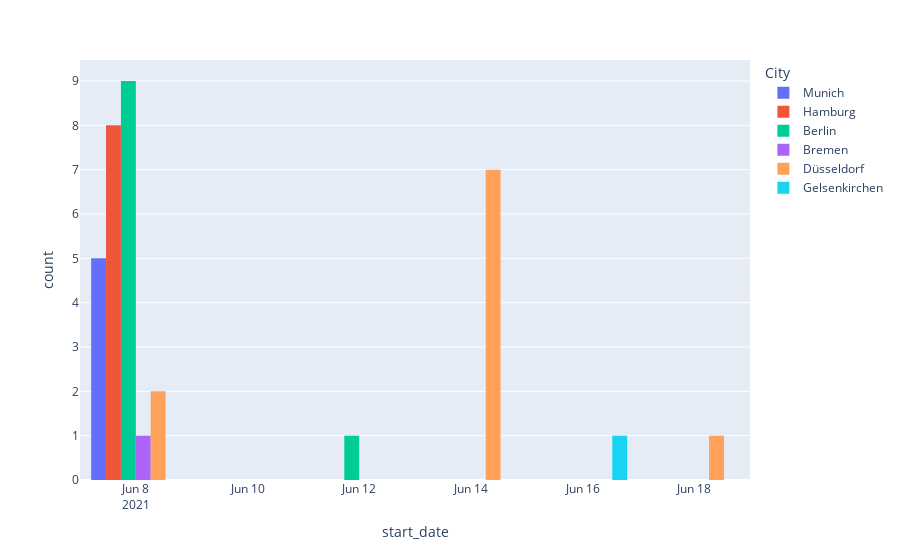

Notebook code for this chart:
### Markdown cell above
## Plot results before writing

### Code cell
import plotly.express as px
df_warehouse_assigned = warehouse_assigner.warehouse_assigned_output.rename(columns={
                                        "ID":"External",
                                        "value":"Warehouse"
                                     })
        
df_date_assigned = warehouse_assigner.date_assigned_output.rename(columns={
                            "ID":"External",
                            "value":"start_date"
                        })
        
df_already_assigned = pd.merge(df_warehouse_assigned, df_date_assigned, how="inner", on=["External"])
df_already_assigned.drop(['key_x', 'key_y'], axis=1, inplace=True)
df_city_warehouse = warehouse_assigner.df_forecast.drop_duplicates('Warehouse')[['Warehouse', 'City']]
df_already_assigned = pd.merge(df_already_assigned, df_city_warehouse, how="inner", on=["Warehouse"])
fig = px.histogram(df_already_assigned, x='start_date', color="City", barmode='group')
fig.write_html("assign_report.html")
fig

### Figure 1 — Plotly figure (JSON) as saved in the notebook; plotly's stock layout.template omitted (floating-point values rounded to 4 significant figures)
{"data": [{"alignmentgroup": "True", "bingroup": "x", "hovertemplate": "City=Munich<br>start_date=%{x}<br>count=%{y}<extra></extra>", "legendgroup": "Munich", "marker": {"color": "#636efa"}, "name": "Munich", "offsetgroup": "Munich", "orientation": "v", "showlegend": true, "type": "histogram", "x": ["2021-06-08", "2021-06-08", "2021-06-08", "2021-06-08", "2021-06-08"], "xaxis": "x", "yaxis": "y"}, {"alignmentgroup": "True", "bingroup": "x", "hovertemplate": "City=Hamburg<br>start_date=%{x}<br>count=%{y}<extra></extra>", "legendgroup": "Hamburg", "marker": {"color": "#EF553B"}, "name": "Hamburg", "offsetgroup": "Hamburg", "orientation": "v", "showlegend": true, "type": "histogram", "x": ["2021-06-08", "2021-06-08", "2021-06-08", "2021-06-08", "2021-06-08", "2021-06-08", "2021-06-08", "2021-06-08"], "xaxis": "x", "yaxis": "y"}, {"alignmentgroup": "True", "bingroup": "x", "hovertemplate": "City=Berlin<br>start_date=%{x}<br>count=%{y}<extra></extra>", "legendgroup": "Berlin", "marker": {"color": "#00cc96"}, "name": "Berlin", "offsetgroup": "Berlin", "orientation": "v", "showlegend": true, "type": "histogram", "x": ["2021-06-08", "2021-06-08", "2021-06-08", "2021-06-11", "2021-06-08", "2021-06-08", "2021-06-08", "2021-06-08", "2021-06-08", "2021-06-08"], "xaxis": "x", "yaxis": "y"}, {"alignmentgroup": "True", "bingroup": "x", "hovertemplate": "City=Bremen<br>start_date=%{x}<br>count=%{y}<extra></extra>", "legendgroup": "Bremen", "marker": {"color": "#ab63fa"}, "name": "Bremen", "offsetgroup": "Bremen", "orientation": "v", "showlegend": true, "type": "histogram", "x": ["2021-06-08"], "xaxis": "x", "yaxis": "y"}, {"alignmentgroup": "True", "bingroup": "x", "hovertemplate": "City=Düsseldorf<br>start_date=%{x}<br>count=%{y}<extra></extra>", "legendgroup": "Düsseldorf", "marker": {"color": "#FFA15A"}, "name": "Düsseldorf", "offsetgroup": "Düsseldorf", "orientation": "v", "showlegend": true, "type": "histogram", "x": ["2021-06-08", "2021-06-14", "2021-06-14", "2021-06-08", "2021-06-18", "2021-06-14", "2021-06-14", "2021-06-14", "2021-06-14", "2021-06-14"], "xaxis": "x", "yaxis": "y"}, {"alignmentgroup": "True", "bingroup": "x", "hovertemplate": "City=Gelsenkirchen<br>start_date=%{x}<br>count=%{y}<extra></extra>", "legendgroup": "Gelsenkirchen", "marker": {"color": "#19d3f3"}, "name": "Gelsenkirchen", "offsetgroup": "Gelsenkirchen", "orientation": "v", "showlegend": true, "type": "histogram", "x": ["2021-06-16"], "xaxis": "x", "yaxis": "y"}], "layout": {"barmode": "group", "legend": {"title": {"text": "City"}, "tracegroupgap": 0}, "margin": {"t": 60}, "xaxis": {"anchor": "y", "domain": [0, 1], "title": {"text": "start_date"}}, "yaxis": {"anchor": "x", "domain": [0, 1], "title": {"text": "count"}}}}
